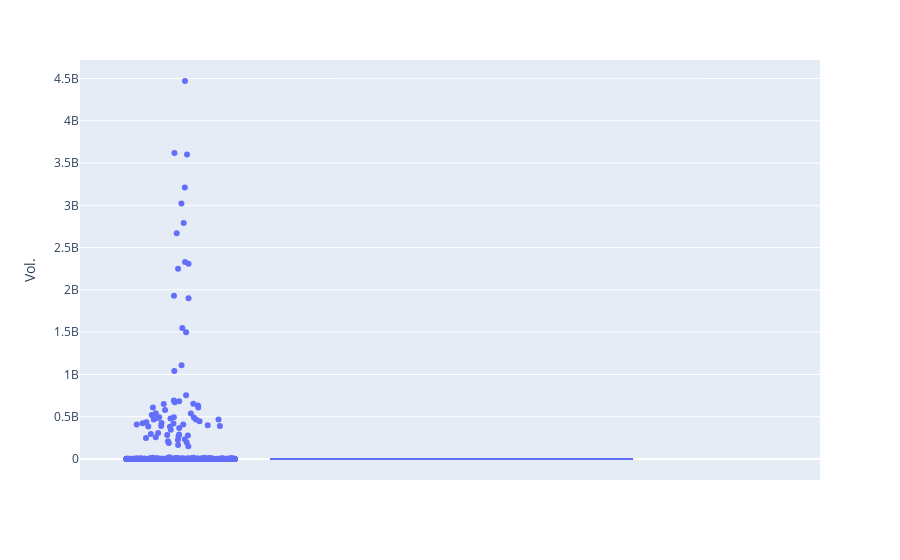

Notebook code cell kept with this figure:
### Code cell
# Box plot
fig = px.box(bitcoin_df, y='Vol.', points='all')
fig.show()

### Figure 1 — Plotly figure (JSON) as saved in the notebook; plotly's stock layout.template omitted (floating-point values rounded to 4 significant figures; data arrays with more than 128 entries replaced by an {"elided": "..."} marker saying what was removed)
{"data": [{"alignmentgroup": "True", "boxpoints": "all", "hovertemplate": "Vol.=%{y}<extra></extra>", "legendgroup": "", "marker": {"color": "#636efa"}, "name": "", "notched": false, "offsetgroup": "", "orientation": "v", "showlegend": false, "type": "box", "x0": " ", "xaxis": "x", "y": {"elided": "4970 int values"}, "y0": " ", "yaxis": "y"}], "layout": {"boxmode": "group", "legend": {"tracegroupgap": 0}, "margin": {"t": 60}, "xaxis": {"anchor": "y", "domain": [0, 1]}, "yaxis": {"anchor": "x", "domain": [0, 1], "title": {"text": "Vol."}}}}
